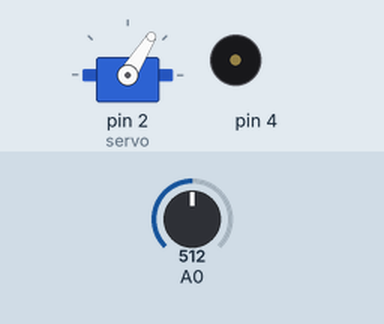
A sketch run on a simulated Arduino Uno, built with avr-gcc and run on an emulated ATmega328P. On the bench: servo, buzzer (waves = sounding). The inputs (shaded band) are chosen by the test bench; at power-on: A0 = 512. Random numbers use the default seed unless the sketch sets one.

Above: at 0.15 s.
At 6.06 s:
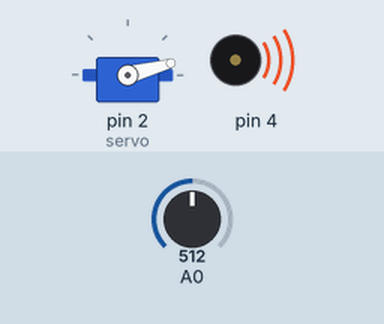
At 14.32 s:
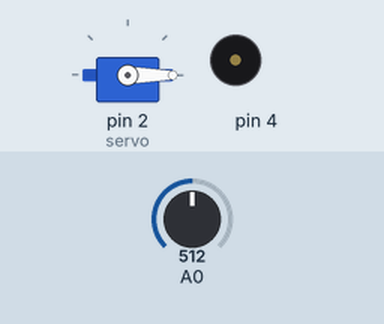
At 33.2 s:
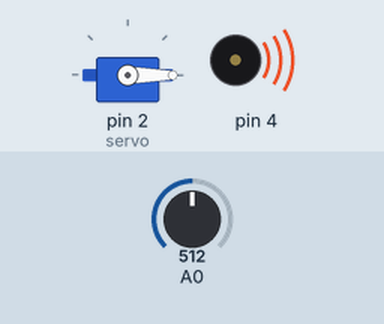
Timing chart, 0 to 40.0 s (numbered marks = the images above):
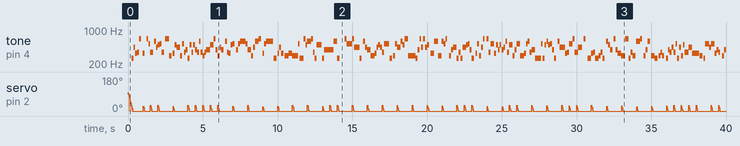

Measured:
- by itself, tone on pin 4: plays 262 Hz for 0.12 s, 440 Hz for 0.13 s, 330 Hz for 0.12 s, 349 Hz for 0.13 s, 659 Hz for 0.14 s, 330 Hz for 0.10 s … (220 notes in this stretch)

The sketch:

servoTone.ino
```cpp
#include <Servo.h>
#include "pitches.h"

Servo servo;
int servoPos = 100;
int whichNote = 0;
int notes[10] = {NOTE_C4, NOTE_D4, NOTE_E4, NOTE_F4, NOTE_G4, NOTE_A4, NOTE_B4, NOTE_C5, NOTE_D5, NOTE_E5};
int durations[10];

void setup() {
  servo.attach(2);

  Serial.begin(9600);

  // set the durations with a random coinflip
  for (int i = 0; i < 10; i++) {
    int coinFlip = random(2);
    if (coinFlip == 0)
      durations[i] = 8;
    else
      durations[i] = 4;
  }
}

void loop() {
  int val = analogRead(A0);

  // the rate is 1 second divided by the duration of the note
  int rate = 1000 / durations[whichNote];

  // get the current time
  unsigned long currentTime = millis();

  // trigger a note
  if (currentTime % rate == 0  ) {
    tone(4, notes[whichNote], random(100, 400));
    whichNote = random(10);
    delay(1);
  }

  // do the servo at half speed
  if (currentTime % (rate * 4) == 0  ) {
    servoPos = 30;
    servo.write(servoPos);
  }

  // else if not triggereing the servo, then every 10 milliseconds move the servo arm back a little bit
  // can't do it every frame as that is too fast for the servo
  else if (currentTime % 10 == 0) {
    servoPos -= 1;
    servo.write(servoPos);
  }
}
```

pitches.h
```cpp
/*************************************************

 * Public Constants

 *************************************************/

#define NOTE_B0  31
#define NOTE_C1  33
#define NOTE_CS1 35
#define NOTE_D1  37
#define NOTE_DS1 39
#define NOTE_E1  41
#define NOTE_F1  44
#define NOTE_FS1 46
#define NOTE_G1  49
#define NOTE_GS1 52
#define NOTE_A1  55
#define NOTE_AS1 58
#define NOTE_B1  62
#define NOTE_C2  65
#define NOTE_CS2 69
#define NOTE_D2  73
#define NOTE_DS2 78
#define NOTE_E2  82
#define NOTE_F2  87
#define NOTE_FS2 93
#define NOTE_G2  98
#define NOTE_GS2 104
#define NOTE_A2  110
#define NOTE_AS2 117
#define NOTE_B2  123
#define NOTE_C3  131
#define NOTE_CS3 139
#define NOTE_D3  147
#define NOTE_DS3 156
#define NOTE_E3  165
#define NOTE_F3  175
#define NOTE_FS3 185
#define NOTE_G3  196
#define NOTE_GS3 208
#define NOTE_A3  220
#define NOTE_AS3 233
#define NOTE_B3  247
#define NOTE_C4  262
#define NOTE_CS4 277
#define NOTE_D4  294
#define NOTE_DS4 311
#define NOTE_E4  330
#define NOTE_F4  349
#define NOTE_FS4 370
#define NOTE_G4  392
#define NOTE_GS4 415
#define NOTE_A4  440
#define NOTE_AS4 466
#define NOTE_B4  494
#define NOTE_C5  523
#define NOTE_CS5 554
#define NOTE_D5  587
#define NOTE_DS5 622
#define NOTE_E5  659
#define NOTE_F5  698
#define NOTE_FS5 740
#define NOTE_G5  784
#define NOTE_GS5 831
#define NOTE_A5  880
#define NOTE_AS5 932
#define NOTE_B5  988
#define NOTE_C6  1047
#define NOTE_CS6 1109
#define NOTE_D6  1175
#define NOTE_DS6 1245
#define NOTE_E6  1319
#define NOTE_F6  1397
#define NOTE_FS6 1480
#define NOTE_G6  1568
#define NOTE_GS6 1661
#define NOTE_A6  1760
#define NOTE_AS6 1865
#define NOTE_B6  1976
#define NOTE_C7  2093
#define NOTE_CS7 2217
#define NOTE_D7  2349
#define NOTE_DS7 2489
#define NOTE_E7  2637
#define NOTE_F7  2794
#define NOTE_FS7 2960
#define NOTE_G7  3136
#define NOTE_GS7 3322
#define NOTE_A7  3520
#define NOTE_AS7 3729
#define NOTE_B7  3951
#define NOTE_C8  4186
#define NOTE_CS8 4435
#define NOTE_D8  4699
#define NOTE_DS8 4978
```
